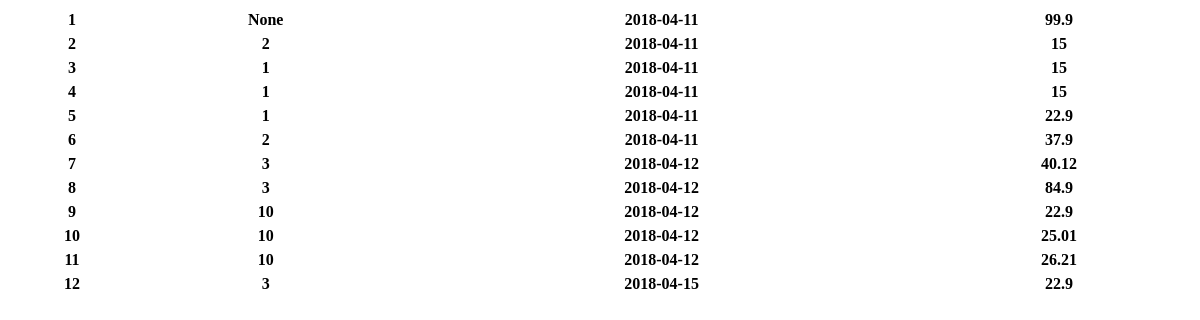
/admin, run on an earlier commit of the app's database.
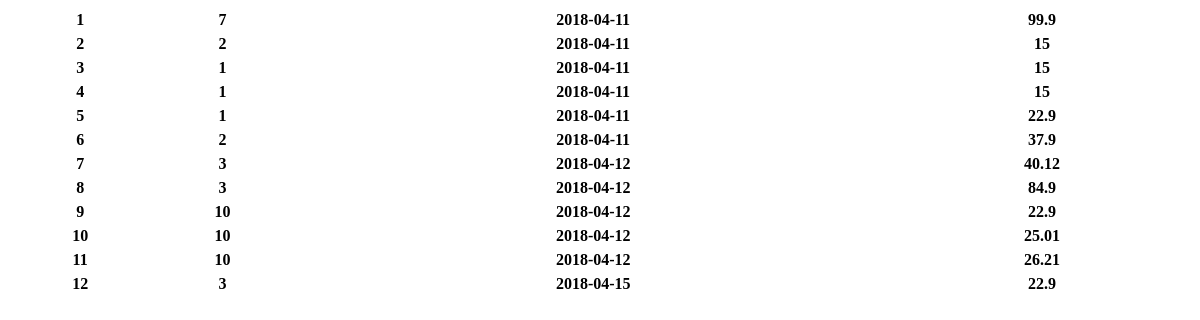
And on a later commit of the database.
### models.py (models this page shows, shortened)
class Transaction(Base):
    __tablename__ = 'Transaction'
    id = db.Column(db.Integer,primary_key=True)
    user_id = db.Column(db.String(10),db.ForeignKey('Users.id'))
    create_user_id = db.relationship("User", foreign_keys=user_id)
    date = db.Column(db.Date)
    amount = db.Column(db.Integer)

### app.py (the view)
@app.route('/admin', methods=['GET','POST'])
def admin():
    data = Transaction.query.all()
    return render_template('pages/admin.html',data=data)

### templates/pages/admin.html
 <table style="width:100%">
  {% for item in data %}
  <tr>
    <th>{{ item['id'] }}</th>
    <th>{{ item['user_id'] }}</th>
    <th>{{ item['date'] }}</th>
    <th>{{ item['amount'] }}</th>
  <tr>
  {% endfor %}
</table>

What changed in the data, as far as the page shows it:
changed Transaction id 1: user_id "None" → "7"
